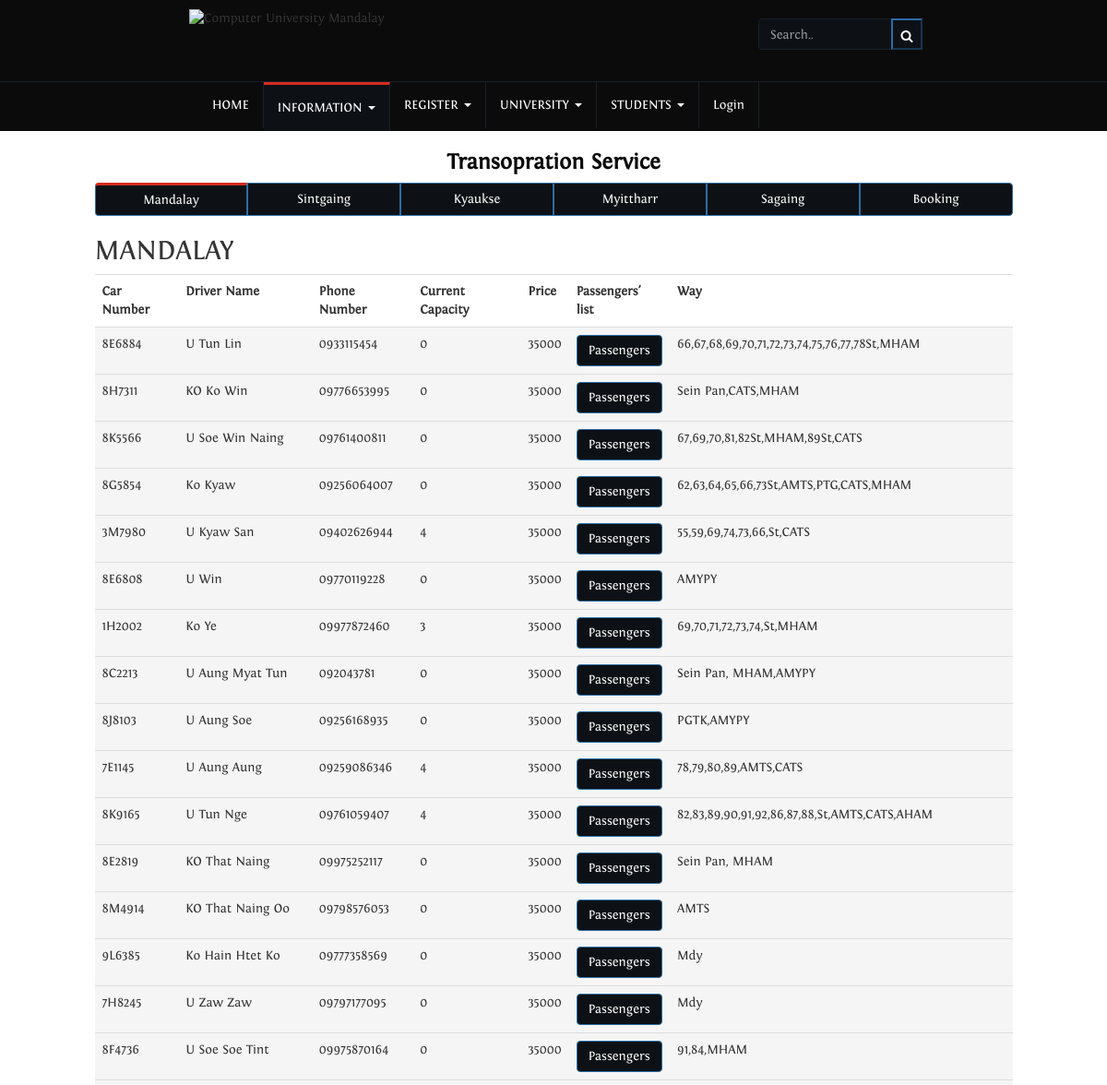
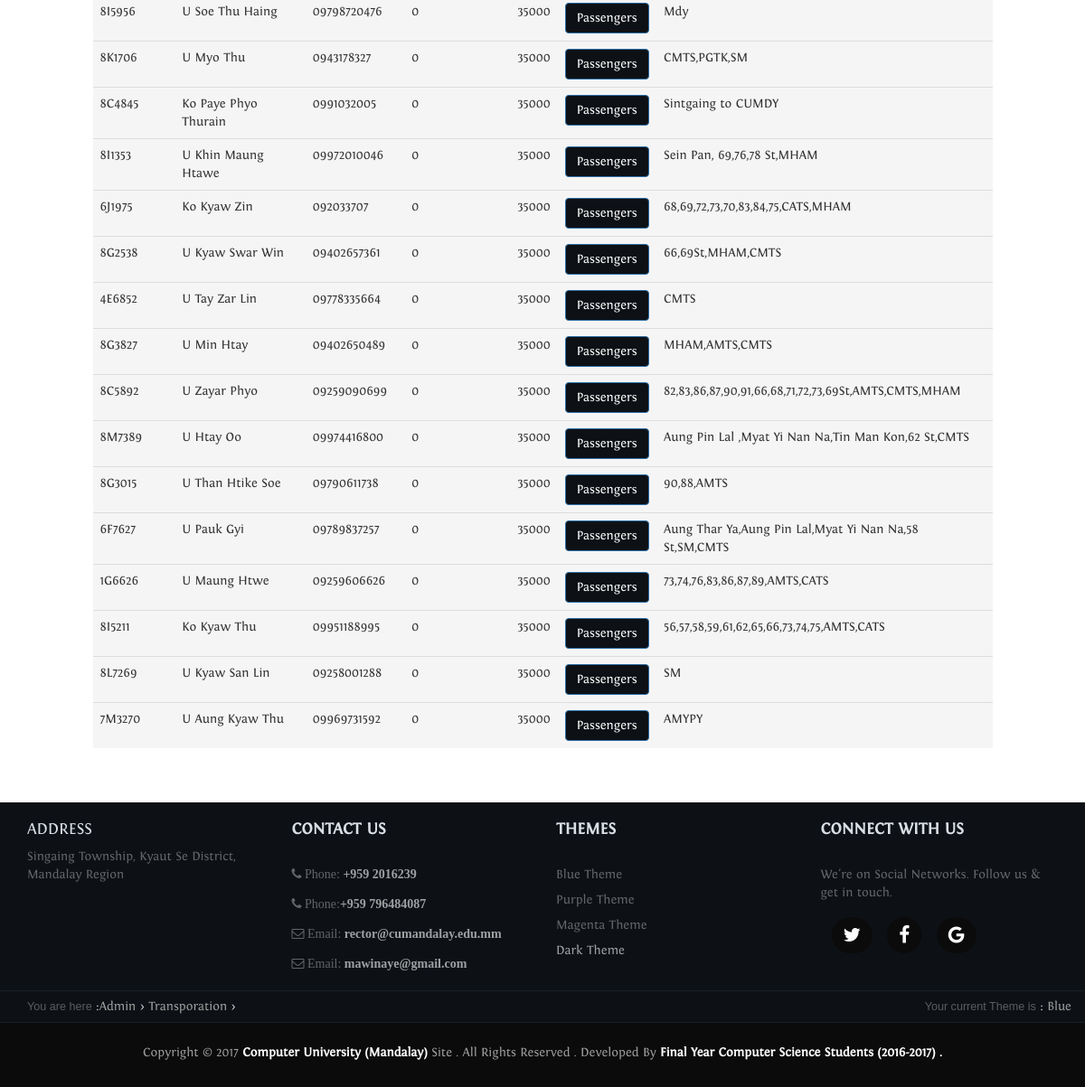
Screenshot of /cumdy3/user_transpotation.php?id=1&name=MANDALAY with the database file from the repository (2 pictures, top to bottom).
### tables this page shows
CREATE TABLE `car` (
  `CarNo` varchar(10) NOT NULL,
  `TownID` varchar(8) DEFAULT NULL,
  `MaxCapacity` int(3) DEFAULT NULL,
  `Price` int(6) DEFAULT NULL,
  PRIMARY KEY (`CarNo`)
);

CREATE TABLE `route` (
  `RouteID` int(11) NOT NULL AUTO_INCREMENT,
  `CarNo` varchar(10) DEFAULT NULL,
  `Way` varchar(200) DEFAULT NULL,
  PRIMARY KEY (`RouteID`)
);

CREATE TABLE `driver` (
  `DriverID` int(11) NOT NULL AUTO_INCREMENT,
  `CarNo` varchar(10) DEFAULT NULL,
  `DriverName` varchar(30) DEFAULT NULL,
  `PhoneNo` varchar(15) DEFAULT NULL,
  PRIMARY KEY (`DriverID`)
);

### cumdy3/session_public.php (called while the page is built, shortened)
<?php session_start();
$is_sessioin_login="false";
if($is_sessioin_login=="true"){
  require 'session_user.php';
}else{
  require 'session.php';
}
?>

### cumdy3/library/database/config.php (called while the page is built)
<?php
$config=array(
	"dbname"=>"database_integration_version_1.5",
	"username"=>"root",
	"password"=>"",
	"host"=>"localhost",
);
?>

### cumdy3/library/database/database.php (called while the page is built, shortened)
<?php
class Database{
	private $con;
	function __construct($config){
		try{
			$this->con=new PDO("mysql:host=".$config['host'].";dbname=".$config['dbname'],$config['username'],$config['password']);
			$this->con->setAttribute(PDO::ATTR_ERRMODE,PDO::ERRMODE_EXCEPTION);
		}catch(Expection $e){
			echo "Cannot connect to the database $e <BR>";
		}
	}
	function query($str){
		try {
		$str=trim($str);
		$stat=$this->con->query("$str");
		$key=trim(explode(' ', $str)[0]);
		$key=strtolower($key);
		if ($key=="select") {
			return $stat->fetchAll(PDO::FETCH_ASSOC);
		}
	} catch (Exception $e) {
		echo "Error in Database QUERY : $e <BR> $str";
		}
	}
}
?>

### cumdy3/user_transpotation.php (the view, shortened to what this page needs)
<?php
require 'session_public.php';
$active_nav_information="id='active-nav'";
$you_are_here='<a herf = "admin.php" id = "linkStyle">Admin</a> <span class = "animate">  > </span> <a herf = "admin_transporation.php" id = "linkStyle">Transporation</a> <span class = "animate">  > </span> <a herf = "#" id = "linkStyle">'.$title.'</a>';
  $mdy_active="";
    $sk_active="";
  $ks_active="";
  $mt_active="";
  $sg_active="";
  $bo_active="";
if(!isset($_GET['id'])){
  $town='1';
}else{
 $town=@$_GET['id'];
 }
 $title=$_GET['name'];
switch ($town) {
	case '1':
		$mdy_active="id='active-nav'";
		break;
}
 $db_data= $db->query(" select * from car,driver,town,route
  where car.CarNo=driver.CarNo AND car.TownId=town.TownId AND car.CarNo=route.CarNo AND town.TownID LIKE '%".$town."%'");
$table_output="<table class='table table-responsive table-hover'><tr> <th> Car Number</th>
                                                                      <th> Driver Name</th>
                                                                      <th>Phone Number</th>
                                                                      <th>Current Capacity</th>
                                                                      <th> Price</th>
                                                                      <th> Passengers' list</th>
                                                                      <th>Way</th><tr>  ";
foreach($db_data as $key => $value) {
  $car_no=$value["CarNo"];
  $driver_id=$value["DriverName"];
  $phone_no=$value["PhoneNo"];
  $price=$value["Price"];
  $way=$value["Way"];
  $btnStlist="<a href='user_transpotation_passanger.php?$getQString carNo=$car_no&title=$title&id=$town'> <button id='myBtn' class='btn btn-primary'>Passengers</button></a>
 <div class='modal' id='myModal'>";
$currCap=$db->query("select student.Student_ID from cardetail,student  where
  cardetail.Student_ID=student.Student_ID AND student.Academic_Year_ID='05' AND cardetail.CarNo LIKE '%".$car_no."%'");
$currCapacity=count($currCap);
  $table_output.="<tr class='active'><td>$car_no</td>
                        <td>$driver_id</td>
                        <td>$phone_no</td>
                        <td>$currCapacity</td>
                        <td>$price</td>
                        <td>$btnStlist</td>
                        <td>$way</td>
                        </tr> ";
}
$table_output.="</table>";
require 'view/user_transpotation.view.php';
?>

### cumdy3/session.php (shortened to what this page needs)
<?php
require 'library/database/config.php';
require 'library/database/database.php';
$db=new Database($config);
$active_nav_home="";
$active_nav_register="";
$active_nav_student="";
$active_nav_university="";
$now_nav_session="HOME";
$nav_login='<li> <a href="#myPage" data-toggle="modal" data-target="#myModal"> Login</a></li>';
$getQString="";
foreach ($_GET as $key => $value) {
     $getQString.="$key=$value&";
}
?>

### cumdy3/view/header.view.php (shortened to what this page needs)
<!DOCTYPE html>
<html>
<head>
    <link rel="stylesheet" type="text/css" href="library/font/font.css">
    <link rel="stylesheet" type="text/css" href="library/font/fortin-font.css">
      <link rel="stylesheet" type="text/css" href="library/font/font-awesome/css/font-awesome.min.css">
      <link rel="stylesheet" href="css/bootstrap.min.css">
      <?php
      @$them=$_SESSION["them"];
        if(isset($them)){
          echo "<link rel='stylesheet' id='myThemCSS' type='text/css' href='$them'>
            <script>
            var isThemSet='true';
            </script>
           ";
        }else{
          echo "<link rel='stylesheet' id='myThemCSS' type='text/css' href='css/blue_thems.css'>
          <script>
            var isThemSet='false';
            </script>
             ";
        }
      ?>
      <link rel="stylesheet" href="css/header.css">
  </head>
  <body  id="myPage" data-spy="scroll" data-target=".navbar" data-offset="50" >
  <div class="container-fluid">
    <div class="row " id="header" style="padding-bottom: 8px; ">
          <div id="logo-header" class="col-lg-offset-2 col-lg-6 col-md-offset-2 col-md-6 col-sm-offset-1 col-sm-6 col-xs-offset-1 col-xs-11" style="margin-top:10px;">
             <img src="img/home/header-logo.png" class="logo-img img-responsive"  id="logo"  alt="Computer University Mandalay"  >
          </div>
          <div class="col-lg-2 col-md-2 col-sm-4   col-xs-12 " style="margin-top: 20px;" >
          <form id="searchForms" action="https://www.google.com" name="searchForm" >
            <input name="search" type="text" class="form-control" id="inputSuccess" placeholder="Search.." style="margin-left: 2px; margin-right: 2px;"> </input>
            </form>
          </div>
    </div>
  </div>
<nav class="navbar navbar-inverse borderTopThem" data-spy="affix" data-offset-top="50">
  <div class="container-fluid">
    <div class="collapse navbar-collapse" id="myNavbar">
      <div class="row">
        <div class="col-lg-offset-2 col-lg-7 col-md-offset-2 col-md-9 col-sm-offset-1 col-sm-11">
            <ul class="nav navbar-nav disBlock">
              <li <?=$active_nav_home?> ><a href="index.php"  > <?=$now_nav_session?></a></li>
               <li <?=$active_nav_information?> class="dropdown">
                <a class="dropdown-toggle" data-toggle="dropdown" href="#">INFORMATION
                <span class="caret"></span></a>
              </li>
               <li <?=$active_nav_register?>  class="dropdown">
                <a class="dropdown-toggle" data-nav="tooltip" data-placement="left" title="Only For Login User"  data-toggle="dropdown" href="#" >REGISTER
                <span class="caret"></span></a>
              </li>
               <li <?=$active_nav_university?> class="dropdown">
                <a class="dropdown-toggle" data-nav="tooltip" data-placement="left" title="Only For Login User" data-toggle="dropdown" href="#">UNIVERSITY
                <span class="caret"></span></a>
              </li>
              <li class="dropdown">
                <a  <?=$active_nav_student?> class="dropdown-toggle" data-nav="tooltip" data-placement="left" title="Only For Login User" data-toggle="dropdown" href="#"> STUDENTS
                <span class="caret"></span></a>
              </li>
                <?=$nav_login?>
            </ul>
        </div>
        </div>
    </div>
  </div>
</nav>

### cumdy3/view/user_transpotation.view.php
<?php
  require 'header.view.php';
?>
<div class="container-fluid" id="body">
  <div class="row">
    <div class="col-sm-offset-1 col-sm-10">
      <h3>Transopration Service</h3>
        <div class="btn-group btn-group-justified">
    <a <?=$mdy_active?> href="user_transpotation.php?<?=$getQString?>id=1&name=MANDALAY" class="btn btn-primary">Mandalay</a>
    <a <?=$sk_active?> href="user_transpotation.php?<?=$getQString?>id=2&name=SINTGAING" class="btn btn-primary">Sintgaing</a>
    <a <?=$ks_active?> href="user_transpotation.php?<?=$getQString?>id=3&name=KYAUKSE" class="btn btn-primary">Kyaukse</a>
    <a  <?=$mt_active?> href="user_transpotation.php?<?=$getQString?>id=4&name=MYITTHARR" class="btn btn-primary">Myittharr</a>
     <a <?=$sg_active?> href="user_transpotation.php?<?=$getQString?>id=5&name=SAGAING" class="btn btn-primary">Sagaing</a>
     <a <?=$bo_active?> href="ferry_booking.php?<?=$getQString?>" class="btn btn-primary">Booking</a>
  </div>
  <h2><?=$title?></h2>
  <?=$table_output?>
    </div>
  </div>
</div>
<?php
 require 'view/footer.view.php';
?>

### cumdy3/view/footer.view.php (shortened to what this page needs)
<link rel="stylesheet" type="text/css" href="css/footer.css">
<div class="container-fluid main" style="padding-top:10px; " >
<div class="container contents">
<div class="row"  style="margin-bottom: 6px;">
  <div class="col-md-3 col-sm-6">
       <h4><span class="address">ADDRESS</span></h4>
         <address class="add"> Singaing Township, Kyaut Se District,<br>Mandalay Region</address>
  </div>
   <div class="col-md-3 col-sm-6">
    <h4><span class="contactTitle">CONTACT US</span></h4>
    <div class="contact">
        <span class="fa fa-phone p1"> Phone: <span class="footInfo"> +959 2016239</span> </span> <br>
      <span class="fa fa-phone p2"> Phone:<span class="footInfo">  +959 796484087</span> </span><br>
      <span class="fa fa-envelope-o e1"> Email: <span class="footInfo"> rector@cumandalay.edu.mm </span></span><br>
    <span class="fa fa-envelope-o e2"> Email: <span class="footInfo"> mawinaye@gmail.com </span></span>
  </div>
    </div>
      <div class="col-md-3 col-sm-6">
          <h4><span class="contactTitle">THEMES</span></h4>
          <ul class = "themeList">
          <li>
              <a id="blue"><span class = "blue connect" >Blue Theme</span></a>
          </li>
          <li>
             <a id = "purple"><span class = "purple connect" >Purple Theme</span></a>
          </li>
          <li>
             <a id = "magenta"> <span class = "magenta connect" >Magenta Theme</span></a>
          </li>
          <li>
             <a id="dark"> <span class = "dark connect" >Dark Theme</span></a>
          </li>
          </ul>
  </div>
    <div class="col-md-3 col-sm-6">
      <h4><span class="connectTitle">CONNECT WITH US</span></h4>
      <div class="custom">
        <div class="connect">
          We're on Social Networks. Follow us &amp; get in touch.
        </div>
          <ul class="social-list">
          <li class="twitter"><a href="#" title="Twitter"><span class="fa fa-twitter"></span></a></li>
          <li class="facebook"><a href="#" title="Facebook"><span class="fa fa-facebook"></span></a></li>
          <li class="google-plus"><a href="#" title="Google plus"><span class="fa fa-google plus"></span></a></li>
        </ul>
      </div
    </div>
</div>
</div>
</div>
<div class="container-fluid borderTopThem">
  <div class="container" style="margin-top: 7px;">
    <div class="row" style="margin-bottom: 7px;">
   <div  style="float: left;" class="col-sm-6">
         <span class = "currentInfo">You are here</span> :<?=$you_are_here?>
    </div>
  <div class = "currentTheme" class="col-sm-6">
         <span class = "currentInfo">Your current Theme is</span> : <span class = "themeValue"> Blue</span>
  </div>
    </div>
  </div>
</div>
<div class="container-fluid footer borderTopThem">
<div class="row" style="margin-bottom: 22px;" >
<div class="col-md-12">
    <div class="footAll">
       Copyright &copy; 2017 <span class="footInfo">Computer University (Mandalay)</span> Site . All Rights Reserved . Developed By <span class="footInfo"> Final Year Computer Science Students (2016-2017) .</span>
    </div>
</div>
</div>
</div>
</body>
</html>

### cumdy3/css/blue_thems.css (style rules this page uses)
span.blue { color: white; }
#active-nav { border-top: 3px solid orange; background: #1b5280; }
.social-list li { background:#1b5280; }
h3 { color:#0C426f; font-weight: bold; text-align: center; }
nav.borderTopThem,div.borderTopThem { border-radius: 0px; border-top: 1px groove #09355A; }
.navbar-inverse .navbar-nav > li { border-right: 1px solid #09355A; }
div#header,.navbar-inverse { background-color: #0C426F; border: #09355A; }
input#inputSuccess { background-color: #154c7a; border: 1px solid #154c7a; }
.btn-primary { background-color:rgb(27, 74, 119); color:white; }
.main { background-color: rgb(27, 74, 119); }
.footer { background-color: #0C426F; }
a { color:#0C426F; text-decoration: none; }

### cumdy3/css/header.css (style rules this page uses)
* { padding: 0; margin: 0; }
body { font-family: "Fontin"; position: relative; height: 1000px; }
h1,h2,h3,h4,h5,h6 { font-family: "Fontin"; }
.navbar-inverse .navbar-nav > li > a, .navbar-header a.navbar-brand { color:#FFF; }
.container-fluid { padding-right: 0px; padding-left: 0px; margin-right: auto; margin-left: auto; }
div#logo-header { margin-top:10px; }
img#logo { height: 70px; }
input#inputSuccess { color: white; float: left; display: block; ; }
.navbar { margin-bottom: 0px; }
div#body { min-height: 600px; }
div#body>div.row { margin-bottom: 40px; }

### cumdy3/css/footer.css (style rules this page uses)
s.address,.contactTitle,.connectTitle { font-weight: bold; display: block; margin-bottom: 18px; padding-bottom: 12px; }
.add,.contact>span,.connect { color: #9d9d9d; opacity: 0.6; }
.contact>span { padding-bottom: 11px; }
.main { color: #D9DEE4; }
.contents { padding-bottom: 0px; }
.footer { height: auto; }
div>span.currentInfo { font-size:0.9em; color:#9d9d9d; font-family: Arial; opacity:0.54; }
a#linkStyle { text-decoration: none; color:#9d9d9d; cursor:pointer; }
.currentTheme { float:right; }
.themeValue { color:#9d9d9d; }
ul.themeList li { list-style:none; padding-bottom: 8px; }
div.footAll { padding-top: 23px; text-align: center; color:#9d9d9d; }
span.footInfo { color: white; font-weight: bold; display: inline-block; padding-bottom: 6px; }
.social-list { margin-top: 22px; }
.social-list li { list-style-type: none; display: inline; font-size: 21px; margin-left: 12px; padding: 8px 13px 9px; border-radius: 100px; }
.fa { color: white; }

### cumdy3/css/dark_thems.css (style rules this page uses)
span.dark { color: white; }
#active-nav { border-top: 3px solid #d42b1e; background: #0d1116; }
h3 { color:#0b0b0b; font-weight:bold; text-align:center; }
.social-list li { background:#0b0b0b; }
nav.borderTopThem,div.borderTopThem { border-radius: 0px; border-top:1px groove #181f28; }
.navbar-inverse .navbar-nav > li { border-right: 1px solid #181f28; }
div#header,.navbar-inverse { background-color: #0b0b0b; border: #181f28; }
input#inputSuccess { background-color: #0d1116; border: 1px solid #181f28; ; }
.btn-primary { background-color:#0d1116; color:white; }
.main { background-color: #0d1116; }
.footer { background-color: #0b0b0b; }
a { color:#0b0b0b; text-decoration: none; }

### rows the page displays
car: route.CarNo "8E6884", driver.DriverName "U Tun Lin", driver.PhoneNo "0933115454", currCapacity "0", Price "35000", route.Way "66,67,68,69,70,71,72,73,74,75,76,77,78St,MHAM"
car: route.CarNo "8H7311", driver.DriverName "KO Ko Win", driver.PhoneNo "09776653995", currCapacity "0", Price "35000", route.Way "Sein Pan,CATS,MHAM"
car: route.CarNo "8K5566", driver.DriverName "U Soe Win Naing", driver.PhoneNo "09761400811", currCapacity "0", Price "35000", route.Way "67,69,70,81,82St,MHAM,89St,CATS"
car: route.CarNo "8G5854", driver.DriverName "Ko Kyaw", driver.PhoneNo "09256064007", currCapacity "0", Price "35000", route.Way "62,63,64,65,66,73St,AMTS,PTG,CATS,MHAM"
car: route.CarNo "3M7980", driver.DriverName "U Kyaw San", driver.PhoneNo "09402626944", currCapacity "4", Price "35000", route.Way "55,59,69,74,73,66,St,CATS"
car: route.CarNo "8E6808", driver.DriverName "U Win", driver.PhoneNo "09770119228", currCapacity "0", Price "35000", route.Way "AMYPY"
car: route.CarNo "1H2002", driver.DriverName "Ko Ye", driver.PhoneNo "09977872460", currCapacity "3", Price "35000", route.Way "69,70,71,72,73,74,St,MHAM"
car: route.CarNo "8C2213", driver.DriverName "U Aung Myat Tun", driver.PhoneNo "092043781", currCapacity "0", Price "35000", route.Way "Sein Pan, MHAM,AMYPY"
car: route.CarNo "8J8103", driver.DriverName "U Aung Soe", driver.PhoneNo "09256168935", currCapacity "0", Price "35000", route.Way "PGTK,AMYPY"
car: route.CarNo "7E1145", driver.DriverName "U Aung Aung", driver.PhoneNo "09259086346", currCapacity "4", Price "35000", route.Way "78,79,80,89,AMTS,CATS"
car: route.CarNo "8K9165", driver.DriverName "U Tun Nge", driver.PhoneNo "09761059407", currCapacity "4", Price "35000", route.Way "82,83,89,90,91,92,86,87,88,St,AMTS,CATS,AHAM"
car: route.CarNo "8E2819", driver.DriverName "KO That Naing", driver.PhoneNo "09975252117", currCapacity "0", Price "35000", route.Way "Sein Pan, MHAM"
car: route.CarNo "8M4914", driver.DriverName "KO That Naing Oo", driver.PhoneNo "09798576053", currCapacity "0", Price "35000", route.Way "AMTS"
car: route.CarNo "9L6385", driver.DriverName "Ko Hain Htet Ko", driver.PhoneNo "09777358569", currCapacity "0", Price "35000", route.Way "Mdy"
car: route.CarNo "7H8245", driver.DriverName "U Zaw Zaw", driver.PhoneNo "09797177095", currCapacity "0", Price "35000", route.Way "Mdy"
car: route.CarNo "8F4736", driver.DriverName "U Soe Soe Tint", driver.PhoneNo "09975870164", currCapacity "0", Price "35000", route.Way "91,84,MHAM"
car: route.CarNo "8I5956", driver.DriverName "U Soe Thu Haing", driver.PhoneNo "09798720476", currCapacity "0", Price "35000", route.Way "Mdy"
car: route.CarNo "8K1706", driver.DriverName "U Myo Thu", driver.PhoneNo "0943178327", currCapacity "0", Price "35000", route.Way "CMTS,PGTK,SM"
car: route.CarNo "8C4845", driver.DriverName "Ko Paye Phyo Thurain", driver.PhoneNo "0991032005", currCapacity "0", Price "35000", route.Way "Sintgaing to CUMDY"
car: route.CarNo "8I1353", driver.DriverName "U Khin Maung Htawe", driver.PhoneNo "09972010046", currCapacity "0", Price "35000", route.Way "Sein Pan, 69,76,78 St,MHAM"
car: route.CarNo "6J1975", driver.DriverName "Ko Kyaw Zin", driver.PhoneNo "092033707", currCapacity "0", Price "35000", route.Way "68,69,72,73,70,83,84,75,CATS,MHAM"
car: route.CarNo "8G2538", driver.DriverName "U Kyaw Swar Win", driver.PhoneNo "09402657361", currCapacity "0", Price "35000", route.Way "66,69St,MHAM,CMTS"
car: route.CarNo "4E6852", driver.DriverName "U Tay Zar Lin", driver.PhoneNo "09778335664", currCapacity "0", Price "35000", route.Way "CMTS"
car: route.CarNo "8G3827", driver.DriverName "U Min Htay", driver.PhoneNo "09402650489", currCapacity "0", Price "35000", route.Way "MHAM,AMTS,CMTS"
car: route.CarNo "8C5892", driver.DriverName "U Zayar Phyo", driver.PhoneNo "09259090699", currCapacity "0", Price "35000", route.Way "82,83,86,87,90,91,66,68,71,72,73,69St,AMTS,CMTS,MHAM"
car: route.CarNo "8M7389", driver.DriverName "U Htay Oo", driver.PhoneNo "09974416800", currCapacity "0", Price "35000", route.Way "Aung Pin Lal ,Myat Yi Nan Na,Tin Man Kon,62 St,CMTS"
car: route.CarNo "8G3015", driver.DriverName "U Than Htike Soe", driver.PhoneNo "09790611738", currCapacity "0", Price "35000", route.Way "90,88,AMTS"
car: route.CarNo "6F7627", driver.DriverName "U Pauk Gyi", driver.PhoneNo "09789837257", currCapacity "0", Price "35000", route.Way "Aung Thar Ya,Aung Pin Lal,Myat Yi Nan Na,58 St,SM,CMTS"
car: route.CarNo "1G6626", driver.DriverName "U Maung Htwe", driver.PhoneNo "09259606626", currCapacity "0", Price "35000", route.Way "73,74,76,83,86,87,89,AMTS,CATS"
car: route.CarNo "8I5211", driver.DriverName "Ko Kyaw Thu", driver.PhoneNo "09951188995", currCapacity "0", Price "35000", route.Way "56,57,58,59,61,62,65,66,73,74,75,AMTS,CATS"
car: route.CarNo "8L7269", driver.DriverName "U Kyaw San Lin", driver.PhoneNo "09258001288", currCapacity "0", Price "35000", route.Way "SM"
car: route.CarNo "7M3270", driver.DriverName "U Aung Kyaw Thu", driver.PhoneNo "09969731592", currCapacity "0", Price "35000", route.Way "AMYPY"

### other values shown
$now_nav_session "HOME"
$title "MANDALAY"
